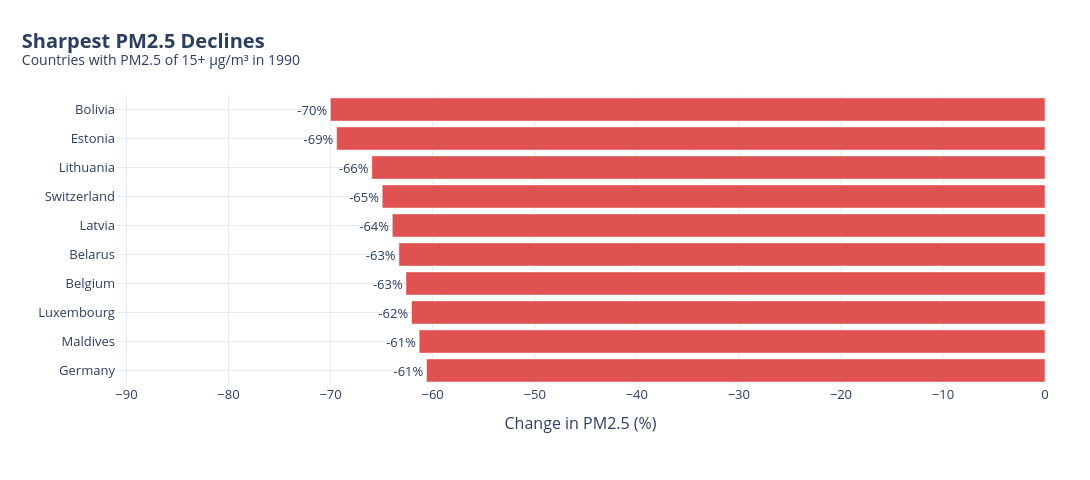

Notebook source saved alongside this figure:
### Markdown cell above
### Q3. Where PM2.5 fell sharply, what changed (policy events)?

### Code cell
base = pm[first]
fall = ((pm[last] / base - 1) * 100)[base >= 15].dropna().sort_values().head(10)

# ---- graph ----
fig = go.Figure(go.Bar(x=fall.values[::-1], y=fall.index[::-1], orientation="h", marker_color=RED,
                       text=[f"{v:.0f}%" for v in fall.values[::-1]], textposition="outside",
                       name=f"Change {first} to {last}"))
style(fig, "Sharpest PM2.5 Declines",
      f"Countries with PM2.5 of 15+ µg/m³ in {first}", "Change in PM2.5 (%)", "", h=480)
fig.update_xaxes(range=[fall.min() * 1.3, 0])
fig.show()

iso_map = cdf.drop_duplicates(C_COUNTRY).set_index(C_COUNTRY)[C_ISO]
hits = (event_countriesdf[event_countriesdf[EC_ISO].isin(iso_map.reindex(fall.index).dropna())]
        .merge(eventsdf, left_on=EC_ID, right_on=E_ID))
ev_txt = "; ".join(sorted({f"{r[E_NAME]} ({r[E_YEAR]})" for _, r in hits.iterrows()})) or "no matching events in events.csv"

# ---- summary ----
top3 = ", ".join(f"{c} ({v:.0f}%)" for c, v in fall.head(3).items())
summary = f"""
The biggest declines since {first} were in {top3}.
Policy events recorded for these countries: {ev_txt}.
Matching an event to a decline shows timing overlap, not proof; check each country's PM2.5 curve around the event year.
""".strip()
print(summary)
save_report(TOPIC, "q3", "Where PM2.5 fell sharply, what changed (policy events)?", fig, summary)

### Figure 1 — Plotly figure (JSON) as saved in the notebook; plotly's stock layout.template omitted (floating-point values rounded to 4 significant figures)
{"data": [{"marker": {"color": "#e05252"}, "name": "Change 1990 to 2023", "orientation": "h", "text": ["-61%", "-61%", "-62%", "-63%", "-63%", "-64%", "-65%", "-66%", "-69%", "-70%"], "textposition": "outside", "type": "bar", "x": [-60.6, -61.32, -62.07, -62.62, -63.31, -63.95, -64.94, -65.96, -69.41, -70.02], "y": ["Germany", "Maldives", "Luxembourg", "Belgium", "Belarus", "Latvia", "Switzerland", "Lithuania", "Estonia", "Bolivia"]}], "layout": {"font": {"color": "#2c3e5e", "size": 13}, "height": 480, "legend": {"orientation": "h", "x": 0.5, "xanchor": "center", "y": -0.25}, "margin": {"b": 95, "l": 75, "r": 45, "t": 95}, "paper_bgcolor": "white", "plot_bgcolor": "white", "title": {"font": {"color": "#2c3e5e", "size": 20}, "text": "<b>Sharpest PM2.5 Declines</b><br><sup>Countries with PM2.5 of 15+ µg/m³ in 1990</sup>", "x": 0.02, "xanchor": "left"}, "width": 1090, "xaxis": {"gridcolor": "#e6eaf2", "range": [-91.02, 0], "title": {"text": "Change in PM2.5 (%)"}, "zeroline": false}, "yaxis": {"gridcolor": "#e6eaf2", "title": {"text": ""}, "zeroline": false}}}
